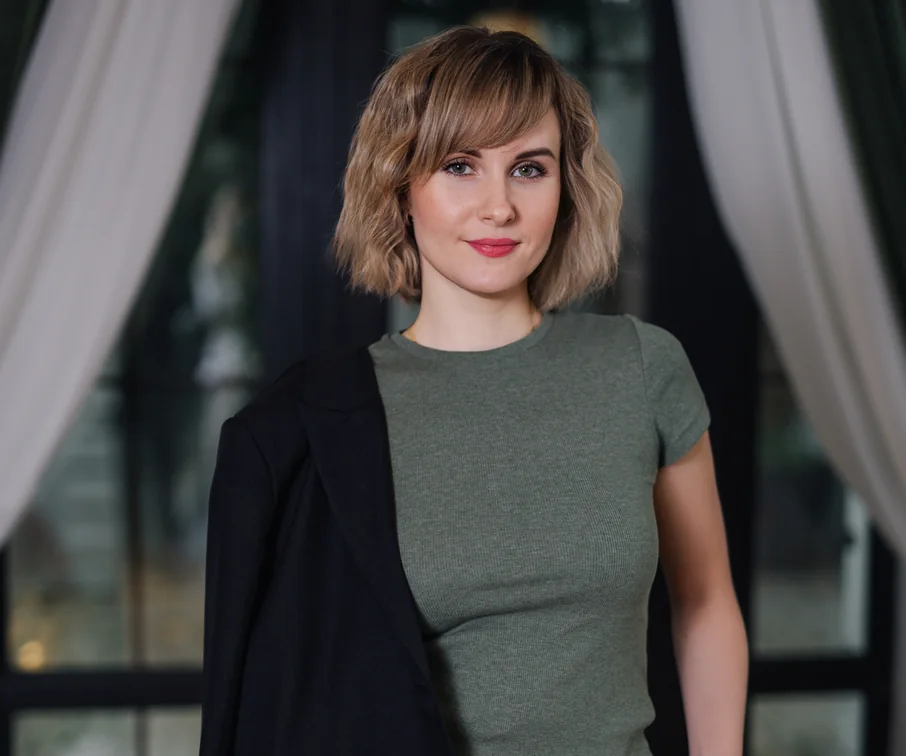
#> input picture template/images/services-v4/specialist-copyright.webp, 906 x 756 px; its folder holds 4 pictures in this run
$ python build_services_v4_opaque_webp.py
#> lines starting #> are read from the running program, lines starting #| are printed output that depends on the picture
#!/usr/bin/env python3
"""Rebuild services-v4 specialist WebP as opaque RGB (no alpha).

Original owner JPEGs with studio background were not committed (only cutouts in PR).
This script flattens any residual alpha onto the home-style soft backdrop and applies
light framing crops so hero cards can use object-fit:cover / center top.
"""
from __future__ import annotations

from pathlib import Path

from PIL import Image

REPO = Path(__file__).resolve().parent.parent
OUT_DIR = REPO / "template/images/services-v4"
BACKDROP = (234, 242, 252)  # #eaf2fc, aligns with .lx-photo-v4-expert-media

# left, top, right, bottom in source pixels (800×1200 baseline)
CROPS = {
    "specialist-copyright": (90, 40, 710, 1200),
    "specialist-opposition": (120, 80, 780, 1200),
    "specialist-registraciya": (70, 220, 730, 1200),
    "specialist-certificate": (0, 60, 800, 1200),
    "specialist-prolongation": (40, 40, 760, 1200),
}


def flatten_rgb(path: Path) -> Image.Image:
    im = Image.open(path)
#> im is the input picture: PIL image 906x756 RGB; mean R, G, B 74.6, 72.8, 72.1
    if im.mode == "RGBA":
        bg = Image.new("RGBA", im.size, BACKDROP + (255,))
        im = Image.alpha_composite(bg, im).convert("RGB")
    else:
        im = im.convert("RGB")
    box = CROPS.get(path.stem)
    if box:
        im = im.crop(box)
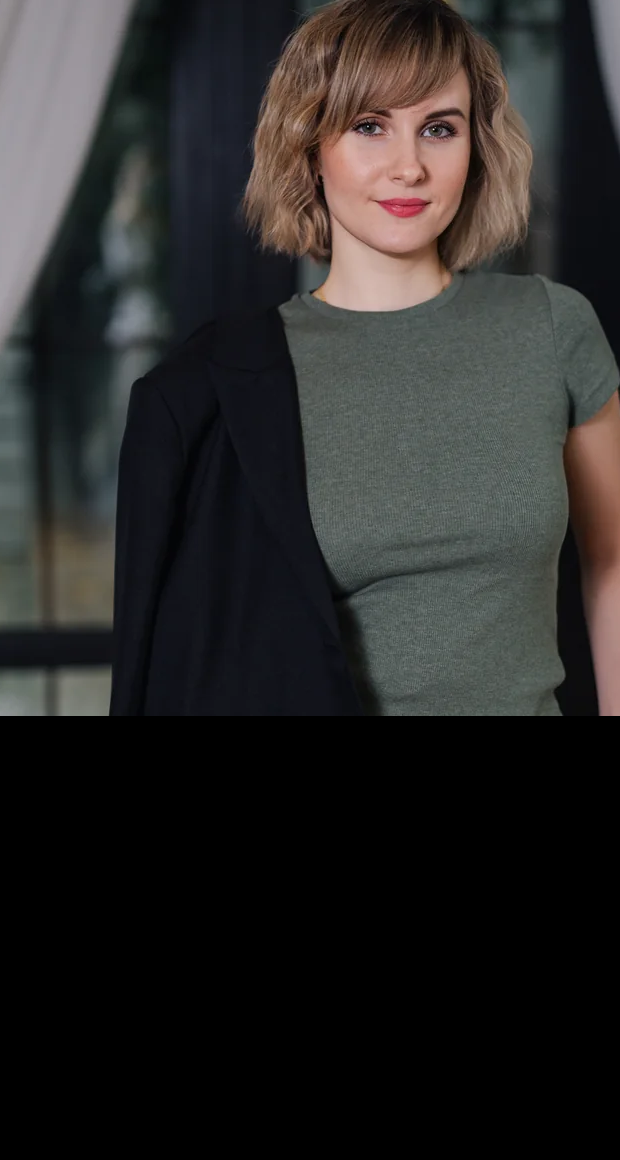
#> im: PIL image 620x1160 RGB; mean R, G, B 42.3, 40.9, 40
    im = im.resize((800, 1200), Image.Resampling.LANCZOS)
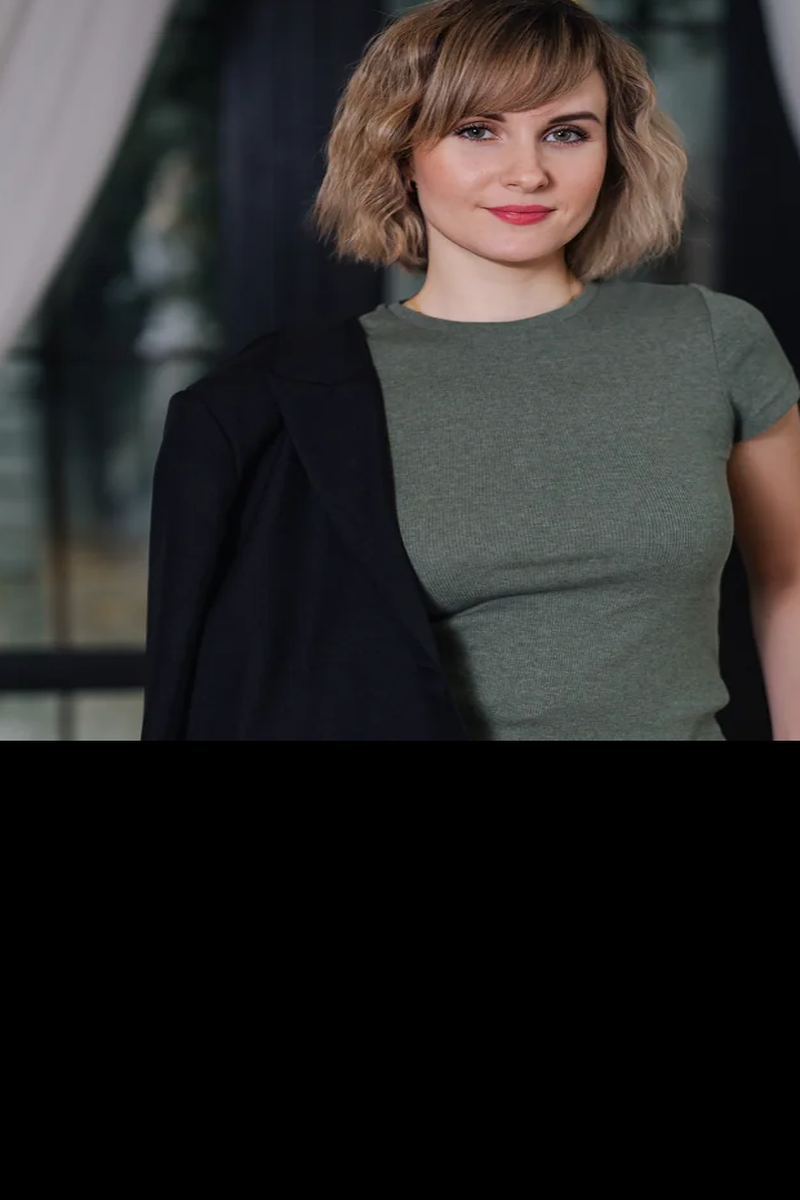
#> im: PIL image 800x1200 RGB; mean R, G, B 42.3, 40.9, 40
    return im


def main() -> None:
    for name in CROPS:
        src = OUT_DIR / f"{name}.webp"
        if not src.is_file():
            raise SystemExit(f"missing {src}")
        out = flatten_rgb(src)
        out.save(src, "WEBP", quality=88, method=6)
        check = Image.open(src)
        if check.mode != "RGB":
            raise SystemExit(f"{src} must be RGB, got {check.mode}")
        print(f"OK {src.name} {check.size} {check.mode}")
#| OK specialist-copyright.webp (800, 1200) RGB
#> pass 2 of the loop in main, `for name in CROPS:`:
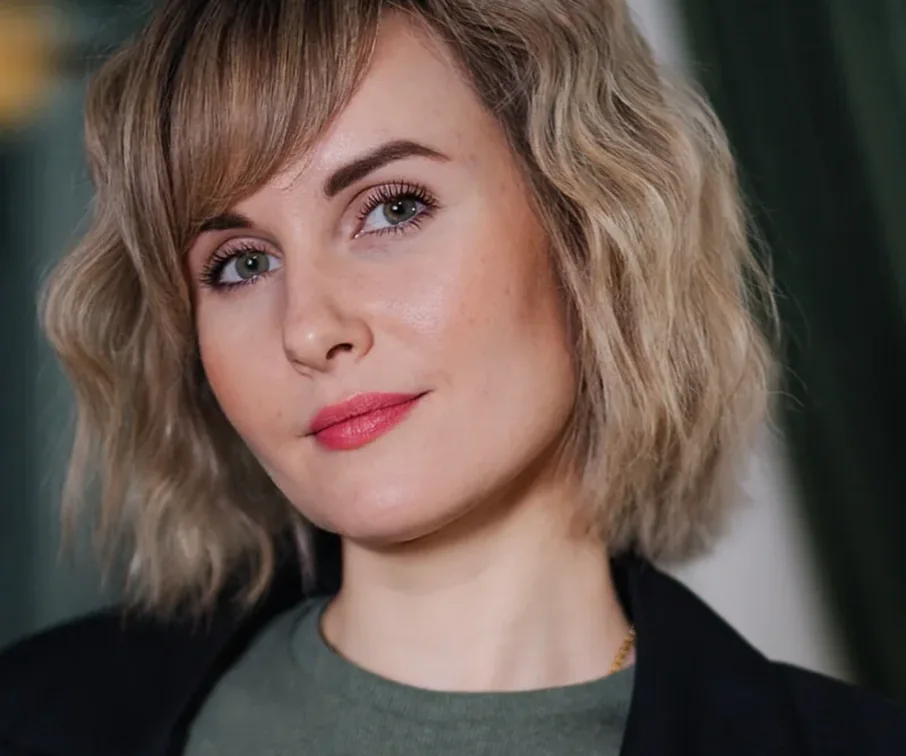
#> input picture template/images/services-v4/specialist-opposition.webp, 906 x 756 px
#> in flatten_rgb, im is the input picture: PIL image 906x756 RGB; mean R, G, B 100.1, 84.1, 76.4
#> in flatten_rgb (call 2), `im = im.crop(box)`:
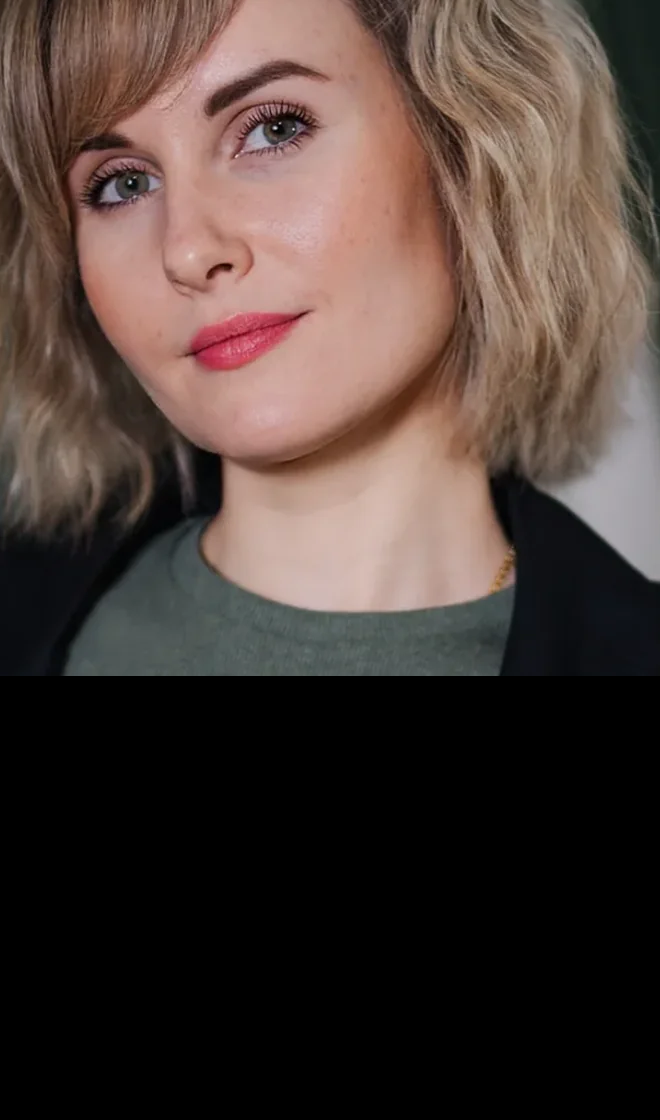
#> im: PIL image 660x1120 RGB; mean R, G, B 75.3, 60.7, 55.2
#> in flatten_rgb (call 2), `im = im.resize((800, 1200), Image.Resampling.LANCZOS)`:
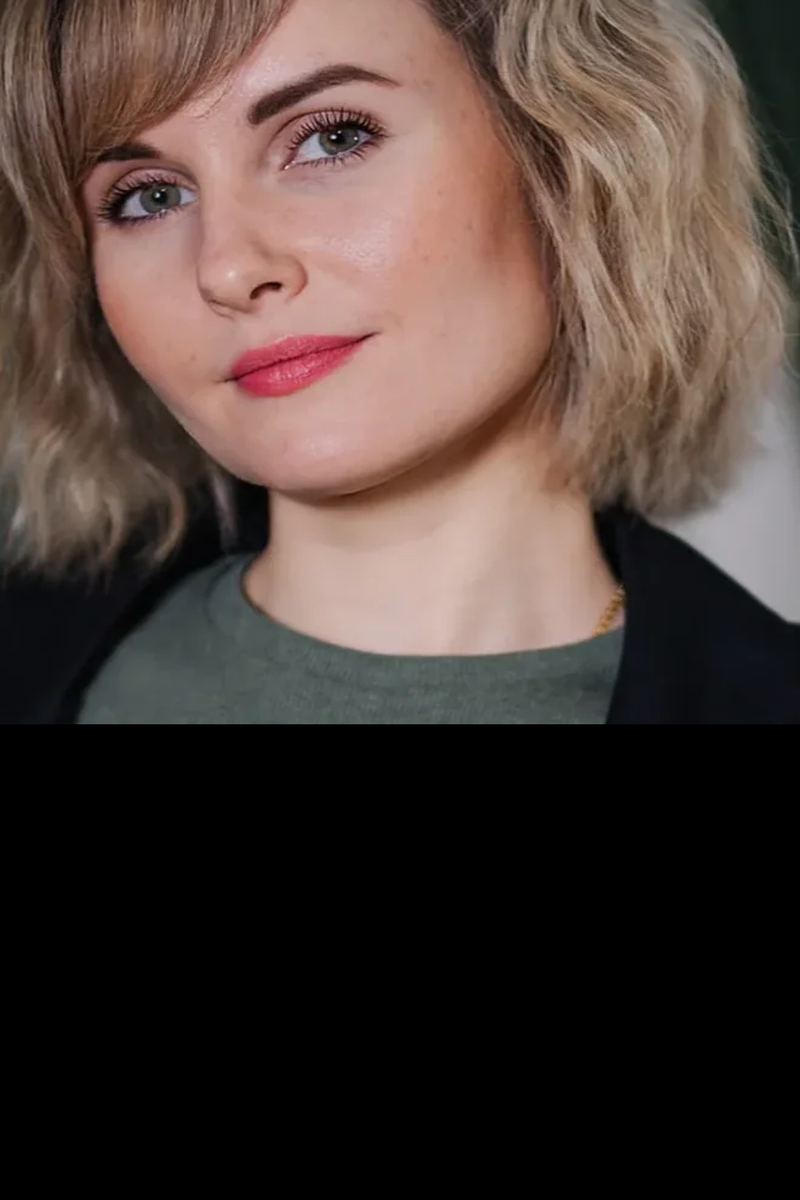
#> im: PIL image 800x1200 RGB; mean R, G, B 75.3, 60.7, 55.2
#| OK specialist-opposition.webp (800, 1200) RGB


if __name__ == "__main__":
#> (the run stopped early here; a loop or call above may not have finished)
